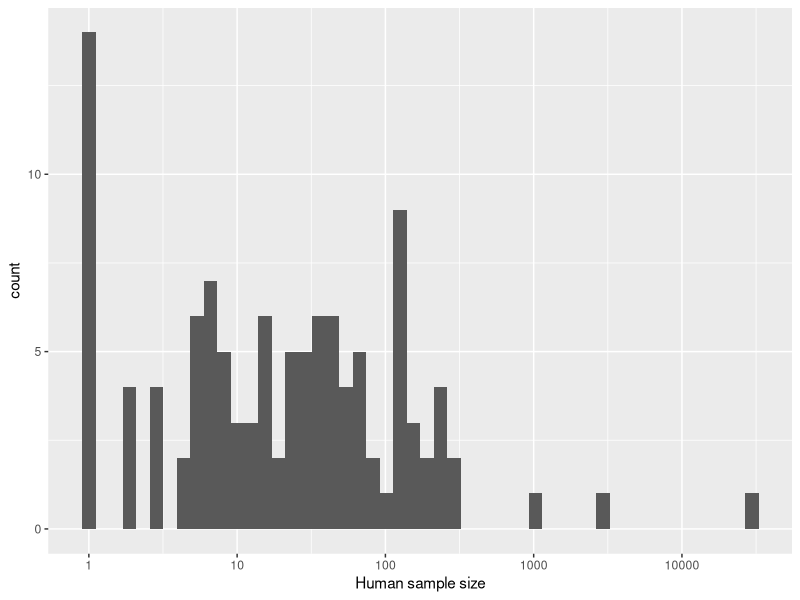

Reproduce this figure in R.
## ---- chunk 1
# load libraries 

library(tidyverse)
## ---- chunk 2
# read data
data <- read.csv("data/NGSscoping_dbv4.csv")
## ---- chunk 3

data |>
  mutate(HUM_SAMPLE_SIZE = as.numeric(HUM_SAMPLE_SIZE)) |>
  ggplot(aes((HUM_SAMPLE_SIZE))) + geom_histogram(bins = 50) + scale_x_log10() + xlab("Human sample size") + ylab("count")
